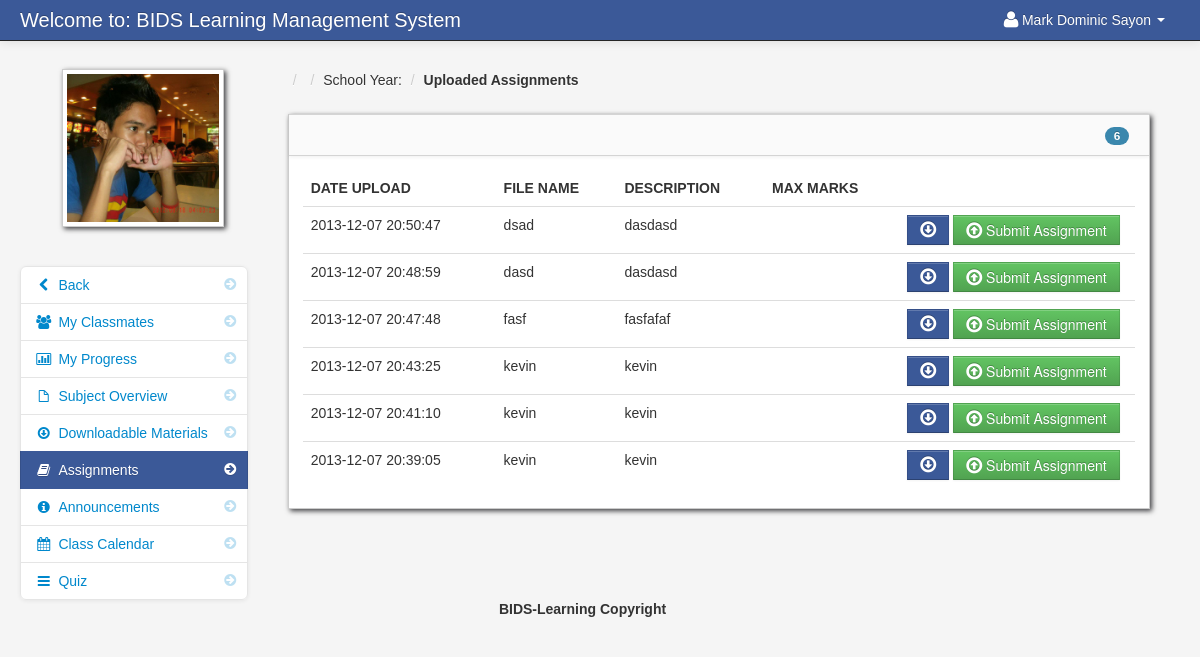
The app's page /assignment_student.php (signed in) with its own data.
### tables this page shows
CREATE TABLE `student` (
  `student_id` int(11) NOT NULL,
  `firstname` varchar(100) NOT NULL,
  `lastname` varchar(100) NOT NULL,
  `dob` int(25) NOT NULL,
  `class_id` int(11) NOT NULL,
  `username` varchar(100) NOT NULL,
  `password` varchar(100) NOT NULL,
  `location` varchar(100) NOT NULL,
  `status` varchar(100) NOT NULL,
  `per_no` varchar(25) NOT NULL,
  `gua_no` varchar(25) NOT NULL
);

CREATE TABLE `assignment` (
  `assignment_id` int(11) NOT NULL,
  `floc` varchar(300) NOT NULL,
  `fdatein` varchar(100) NOT NULL,
  `fdesc` varchar(100) NOT NULL,
  `teacher_id` int(11) NOT NULL,
  `class_id` int(11) NOT NULL,
  `fname` varchar(100) NOT NULL,
  `maxmarks` varchar(215) NOT NULL
);

### session.php (called while the page is built, shortened)
<?php
$session_id=$_SESSION['id'];
?>

### assignment_student.php (the view, shortened to what this page needs)
<?php include('header_dashboard.php'); ?>
<?php include('session.php'); ?>
<?php $get_id = $_GET['id']; ?>
    <body>
		<?php include('navbar_student.php'); ?>
        <div class="container-fluid">
            <div class="row-fluid">
				<?php include('assignment_link_student.php'); ?>
                <div class="span9" id="content">
                     <div class="row-fluid">
										<?php $class_query = mysqli_query($conn,"select * from teacher_class
										LEFT JOIN class ON class.class_id = teacher_class.class_id
										LEFT JOIN subject ON subject.subject_id = teacher_class.subject_id
										where teacher_class_id = '$get_id'")or die(mysqli_error());
										$class_row = mysqli_fetch_array($class_query);
										?>
					     <ul class="breadcrumb">
							<li><a href="#"><?php echo $class_row['class_name']; ?></a> <span class="divider">/</span></li>
							<li><a href="#"><?php echo $class_row['subject_code']; ?></a> <span class="divider">/</span></li>
							<li><a href="#">School Year: <?php echo $class_row['school_year']; ?></a> <span class="divider">/</span></li>
							<li><a href="#"><b>Uploaded Assignments</b></a></li>
						</ul>
                        <div id="block_bg" class="block">
                            <div class="navbar navbar-inner block-header">
								<?php $query = mysqli_query($conn,"select * FROM assignment where class_id = '$get_id'  order by fdatein DESC")or die(mysqli_error());
									  $count  = mysqli_num_rows($query);
								?>
                                <div id="" class="muted pull-right"><span class="badge badge-info"><?php echo $count; ?></span></div>
                            </div>
                            <div class="block-content collapse in">
                                <div class="span12">
								<?php
									$query = mysqli_query($conn,"select * FROM assignment where class_id = '$get_id'  order by fdatein DESC")or die(mysqli_error());
									$count = mysqli_num_rows($query);
									if ($count == '0'){?>
									<div class="alert alert-info">No Assignment Currently Uploaded</div>
									<?php
									}else{
								?>
  											<table cellpadding="0" cellspacing="0" border="0" class="table" id="">
										<thead>
										        <tr>
												<th>Date Upload</th>
												<th>File Name</th>
												<th>Description</th>
												<th>Max Marks</th>
												<th></th>
												</tr>
										</thead>
										<tbody>
                              		<?php
										$query = mysqli_query($conn,"select * FROM assignment where class_id = '$get_id'  order by fdatein DESC")or die(mysqli_error());
										while($row = mysqli_fetch_array($query)){
										$id  = $row['assignment_id'];
										$floc = $row['floc'];
									?>
										<tr>
										 <td><?php echo $row['fdatein']; ?></td>
                                         <td><?php  echo $row['fname']; ?></td>
                                         <td><?php echo $row['fdesc']; ?></td>
                                         <td><?php echo $row['maxmarks']; ?></td>
                                         <td width="220">
										 <form id="assign" method="post" action="submit_assignment.php<?php echo '?id='.$get_id ?>&<?php echo 'post_id='.$id ?>">
										 <?php
											if ($floc == ""){
											}else{
										 ?>
										  <a data-placement="bottom" title="Download" id="<?php echo $id; ?>download"  class="btn btn-info" href="<?php echo $row['floc']; ?>"><i class="icon-download icon-large"></i></a>
										<?php } ?>
										 <button  data-placement="bottom" title="Submit Assignment" id="<?php echo $id; ?>submit" class="btn btn-success" name="btn_assign"><i class="icon-upload icon-large"></i> Submit Assignment</button>
										 </form>
										 </td>
                                </tr>
						 <?php } ?>
										</tbody>
									</table>
						 <?php } ?>
                                </div>
                            </div>
                        </div>
                    </div>
                </div>
            </div>
		<?php include('footer.php'); ?>
        </div>
		<?php include('script.php'); ?>
    </body>
</html>

### navbar_student.php (shortened to what this page needs)
<div class="navbar navbar-fixed-top navbar-inverse">
        <div class="navbar-inner">
            <div class="container-fluid">
                <a class="brand" href="#">Welcome to: BIDS Learning Management System</a>
					<div class="nav-collapse collapse">
						<ul class="nav pull-right">
							<?php $query= mysqli_query($conn,"select * from student where student_id = '$session_id'")or die(mysqli_error());
									$row = mysqli_fetch_array($query);
							?>
							<li class="dropdown">
								<a href="#" role="button" class="dropdown-toggle" data-toggle="dropdown"> <i class="icon-user icon-large"></i><?php echo $row['firstname']." ".$row['lastname'];  ?> <i class="caret"></i></a>
							</li>
						</ul>
					</div>
            </div>
        </div>
</div>

### assignment_link_student.php (shortened to what this page needs)
<div class="span3" id="sidebar">
	<img id="avatar" src="admin/<?php echo $row['location']; ?>" class="img-polaroid">
		<ul class="nav nav-list bs-docs-sidenav nav-collapse collapse">
				<li class=""><a href="dashboard_student.php"><i class="icon-chevron-right"></i><i class="icon-chevron-left"></i>&nbsp;Back</a></li>
				<li class=""><a href="my_classmates.php<?php echo '?id='.$get_id; ?>"><i class="icon-chevron-right"></i><i class="icon-group"></i>&nbsp;My Classmates</a></li>
				<li class=""><a href="progress.php<?php echo '?id='.$get_id; ?>"><i class="icon-chevron-right"></i><i class="icon-bar-chart"></i>&nbsp;My Progress</a></li>
				<li class=""><a href="subject_overview_student.php<?php echo '?id='.$get_id; ?>"><i class="icon-chevron-right"></i><i class="icon-file"></i>&nbsp;Subject Overview</a></li>
				<li class=""><a href="downloadable_student.php<?php echo '?id='.$get_id; ?>"><i class="icon-chevron-right"></i><i class="icon-download"></i>&nbsp;Downloadable Materials</a></li>
				<li class="active"><a href="assignment_student.php<?php echo '?id='.$get_id; ?>"><i class="icon-chevron-right"></i><i class="icon-book"></i>&nbsp;Assignments</a></li>
				<li class=""><a href="announcements_student.php<?php echo '?id='.$get_id; ?>"><i class="icon-chevron-right"></i><i class="icon-info-sign"></i>&nbsp;Announcements</a></li>
				<li class=""><a href="class_calendar_student.php<?php echo '?id='.$get_id; ?>"><i class="icon-chevron-right"></i><i class="icon-calendar"></i>&nbsp;Class Calendar</a></li>
				<li class=""><a href="student_quiz_list.php<?php echo '?id='.$get_id; ?>"><i class="icon-chevron-right"></i><i class="icon-reorder"></i>&nbsp;Quiz</a></li>
		</ul>
</div>

### admin/assets/styles.css (style rules this page uses)
body { padding-top: 60px; padding-bottom: 40px; background-color: #f5f5f5; }
#content { margin-left:0px; }
.breadcrumb { margin: 0 0 0px; padding: 10px 0px; background-color: transparent; }
.block { background: url("../images/pixel-60fff.png") repeat scroll 0 0 rgba(0, 0, 0, 0) !important; border: 1px solid #ccc; background: white; margin: 1em 0em; border-top: none; -webkit-box-shadow: 2px 2px 5px rgba(0, 0, 6, 0.75); -moz-box-shadow: 2px 2px 5px rgba(0, 0, 6, 0.75); box-shadow: 2px 2px 5px rgba(0, 0, 6, 0.75); }
.block-content { margin: 1em; min-height: .25em; }
.block-header { margin-bottom: 0px; border-right: none; border-left: none; -webkit-border-radius: 0px; -moz-border-radius: 0px; border-radius: 0px; }
.block-header div { padding-top: 10px; }
.bs-docs-sidenav { max-width: 228px; margin: 30px 0 0; padding: 0; background-color: #fff; -webkit-border-radius: 6px; -moz-border-radius: 6px; border-radius: 6px; -webkit-box-shadow: 0 1px 4px rgba(0,0,0,.065); -moz-box-shadow: 0 1px 4px rgba(0,0,0,.065); box-shadow: 0 1px 4px rgba(0,0,0,.065); }
.bs-docs-sidenav > li > a { display: block; width: 190px \9; margin: 0 0 -1px; padding: 8px 14px; border: 1px solid #e5e5e5; }
.bs-docs-sidenav > li:first-child > a { -webkit-border-radius: 6px 6px 0 0; -moz-border-radius: 6px 6px 0 0; border-radius: 6px 6px 0 0; }
.bs-docs-sidenav > li:last-child > a { -webkit-border-radius: 0 0 6px 6px; -moz-border-radius: 0 0 6px 6px; border-radius: 0 0 6px 6px; }
.bs-docs-sidenav > .active > a { position: relative; z-index: 2; padding: 9px 15px; border: 0; text-shadow: 0 1px 0 rgba(0,0,0,.15); -webkit-box-shadow: inset 1px 0 0 rgba(0,0,0,.1), inset -1px 0 0 rgba(0,0,0,.1); -moz-box-shadow: inset 1px 0 0 rgba(0,0,0,.1), inset -1px 0 0 rgba(0,0,0,.1); box-shadow: inset 1px 0 0 rgba(0,0,0,.1), inset -1px 0 0 rgba(0,0,0,.1); }
.bs-docs-sidenav .icon-chevron-right { float: right; margin-top: 2px; margin-right: -6px; opacity: .25; }
.bs-docs-sidenav .active .icon-chevron-right, .bs-docs-sidenav .active a:hover .icon-chevron-right { opacity: 1; }

### records on screen
student: firstname "Mark Dominic", lastname "Sayon", location (picture)
assignment: fdatein "2013-12-07 20:50:47", fname "dsad", fdesc "dasdasd"
assignment: fdatein "2013-12-07 20:48:59", fname "dasd", fdesc "dasdasd"
assignment: fdatein "2013-12-07 20:47:48", fname "fasf", fdesc "fasfafaf"
assignment: fdatein "2013-12-07 20:43:25", fname "kevin", fdesc "kevin"
assignment: fdatein "2013-12-07 20:41:10", fname "kevin", fdesc "kevin"
assignment: fdatein "2013-12-07 20:39:05", fname "kevin", fdesc "kevin"

### other values on screen
$count "6"
